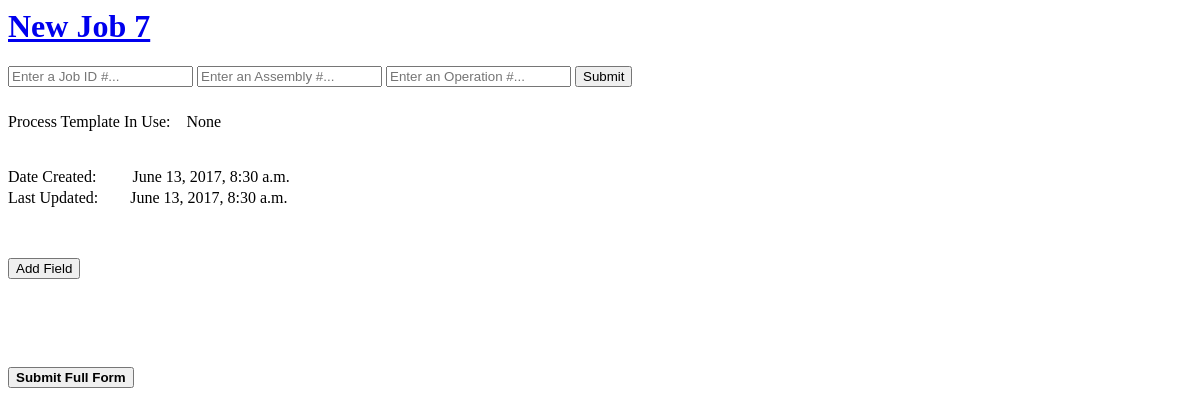
Page /embossers/63/detail/ on the earlier database version.
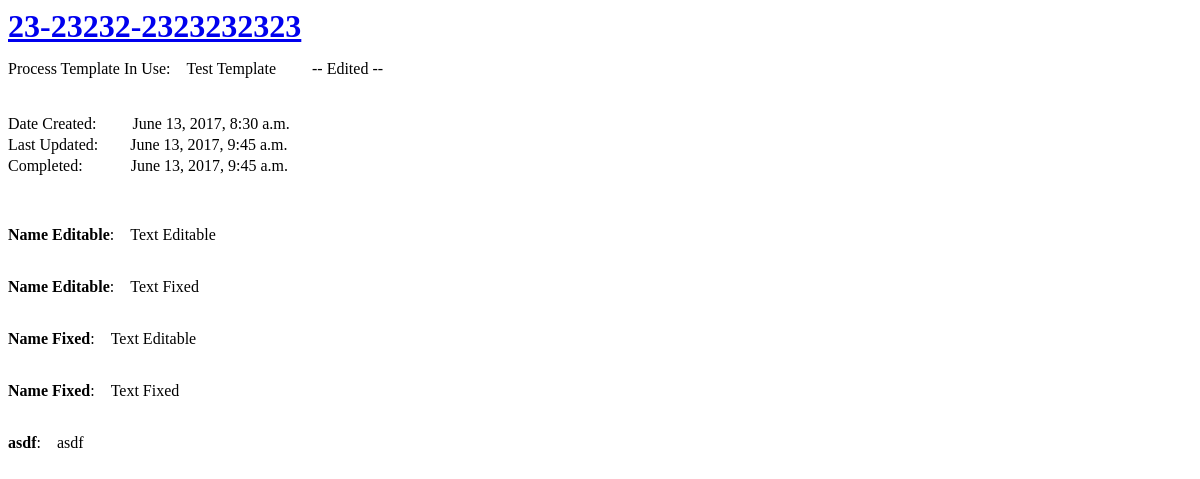
Same page on the later database version.
### embossers/models.py (models this page shows, shortened)
class Job(models.Model):
    job_id = models.CharField(max_length=100, default="New Job", unique=True)
    date_created = models.DateTimeField('date created', auto_now_add=True)
    last_update = models.DateTimeField('last updated', default=timezone.now)
    date_submitted = models.DateTimeField(null=True, blank=True)
    process_outline = models.CharField(max_length=100, default="None", verbose_name="Process Template")
    has_process_outline_been_modified_for_this_operation = models.BooleanField(default=False, verbose_name="Edited Template")
    has_job_name_been_set = models.BooleanField(default=False)
    completed = models.BooleanField(default=False)
    disable_submit_button = models.BooleanField(default=False)
    job_number = models.CharField(max_length=100, blank=True)
    assembly_number = models.CharField(max_length=100, blank=True)
    operation_number = models.CharField(max_length=100, blank=True)
    def was_created_recently(self):
        now = timezone.now()
        return now - datetime.timedelta(days=1) <= self.date_created <= now
    was_created_recently.admin_order_field = 'date_created'
    was_created_recently.boolean = True
    was_created_recently.short_description = 'Created recently?'

class Field(models.Model):
    job = models.ForeignKey(Job, on_delete=models.CASCADE)
    field_name = models.CharField(max_length=100)
    field_text = models.CharField(max_length=200, blank=True)
    field_has_been_set = models.BooleanField(default=False)
    editing_mode = models.BooleanField(default=False)
    name_is_operator_editable = models.BooleanField(default=True)
    text_is_operator_editable = models.BooleanField(default=True)
    required_for_full_submission = models.BooleanField(default=True)
    objects = FieldManager()

### embossers/views.py (the view)
# urls.py: url(r'^(?P<pk>[0-9]+)/detail/$', DetailView.as_view(), name='detail'),
class DetailView(generic.DetailView):
    model = Job
    template_name = 'embossers/pages/detail.html'
    def get_queryset(self):
        return Job.objects.all()

### templates/embossers/pages/detail.html (shortened to what this page needs)
<html lang="en">
{% load static %}
<link rel="stylesheet" type="text/css" href="{% static 'embossers/style.css' %}" />
</head>
<h1><a class="navbar-brand" href="/embossers">{{ job.job_id }}</a></h1>
{% ifequal job.has_job_name_been_set False %}
    {% include 'embossers/forms/job_number_form.html' %}
{% endifequal %}
<p>Process Template In Use:&emsp;{{ job.process_outline }}
    {% if job.has_process_outline_been_modified_for_this_operation == True %}
        &emsp;&emsp;-- Edited --
    {% endif %}
</p>
<br />
<p>Date Created:&emsp;&emsp; {{ job.date_created }}</p>
<p>Last Updated:&emsp;&ensp;&ensp;{{ job.last_update }}</p>
{% if job.completed == True %}
    <p>Completed:&emsp;&emsp;&ensp;&ensp;{{ job.date_submitted }}</p>
{% endif %}
<p>&emsp;</p>
<p>&emsp;</p>
{% for field in job.field_set.all %}
    {% ifnotequal field.field_has_been_set False %}
        {% ifnotequal field.editing_mode True %}
            {% include 'embossers/forms/saved_field_form.html' %}
        {% else %}
            {% include 'embossers/forms/existing_field_form.html' %}
        {% endifnotequal %}
    {% else %}
        {% include 'embossers/forms/new_field_form.html' %}
    {% endifnotequal %}
{% endfor %}
{% if job.completed == False %}
    <form action="{% url 'embossers:add_field' job.id %}" method="post" name="add_field">
        <input type="submit" name="add_field" value="Add Field"/>
    </form>
{% endif %}
<br /><br /><br /><br />
{% if job.completed == False %}
    {% include 'embossers/forms/submit.html' %}
{% endif %}
</html>

### templates/embossers/forms/saved_field_form.html (shortened to what this page needs)
<p>
<form action="{% url 'embossers:edit_data' job.id %}" method="post">
    <label for="field{{ forloop.counter }}"><strong>{{ field.field_name }}</strong>:&emsp;{{ field.field_text }}&emsp;&emsp;</label>
    {% if field.name_is_operator_editable or field.text_is_operator_editable %}
        <button type="submit" name="edit_field" id="field{{ forloop.counter }}" value="{{ field.id }}">Edit</button><br /><br />
    {% else %}
        <br /><br />
    {% endif %}
</form>
</p>

### templates/embossers/forms/job_number_form.html (shortened to what this page needs)
<form action="{% url 'embossers:set_job_name' job.id %}" method="post" class="enter_job_form">
    <input type="text" name="job_number_text_box" placeholder="Enter a Job ID #..."></input>
    <input type="text" name="assembly_number_text_box" placeholder="Enter an Assembly #..."></input>
    <input type="text" name="operation_number_text_box" placeholder="Enter an Operation #..."></input>
    <button type="submit" value="1">Submit</button>&emsp;
</form>

### templates/embossers/forms/submit.html (shortened to what this page needs)
<form action="{% url 'embossers:submit' job.id %}" method="post">
    <button type="submit" class="full_page_submit" name="full_page_submit"><strong>Submit Full Form</strong></button>
</form>

### static/embossers/style.css (style rules this page uses)
p { text-align: left; line-height: 5px; }

Differences in the rows shown:
changed Job: job_id "New Job 7" → "23-23232-2323232323"; process_outline "None" → "Test Template"; last_update "June 13, 2017, 8:30 a.m." → "June 13, 2017, 9:45 a.m."; completed False → True (drawn); date_submitted (not shown) → "June 13, 2017, 9:45 a.m."
added Field: field_name "Name Editable", field_text "Text Editable"
added Field: field_name "Name Editable", field_text "Text Fixed"
added Field: field_name "Name Fixed", field_text "Text Editable"
added Field: field_name "Name Fixed", field_text "Text Fixed"
added Field: field_name "asdf", field_text "asdf"
Other differences:
form field add_field: "Add Field" → (not shown)
text no longer shown: "Submit Submit Full Form"
text now shown: "-- Edited -- Completed:"
